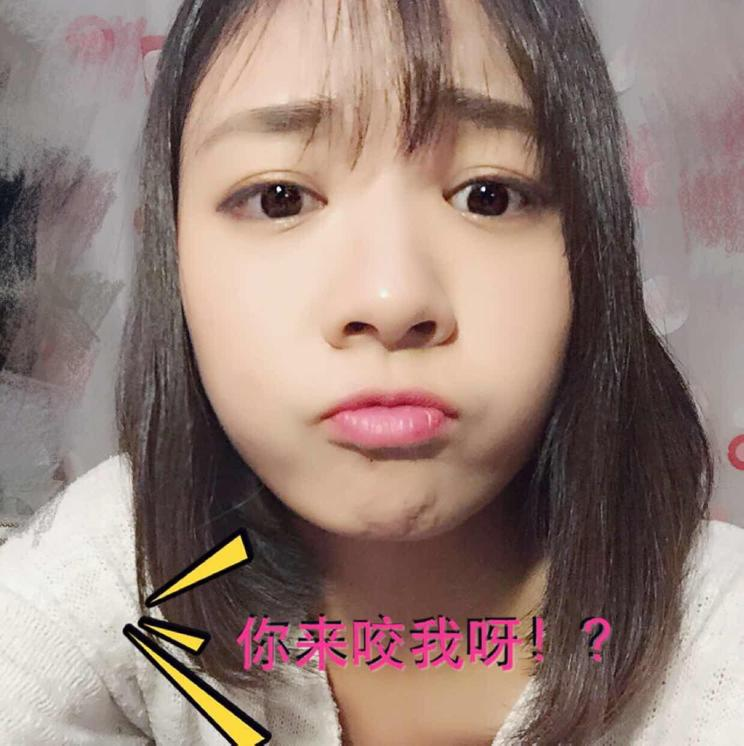
%> input picture 1.jpg, 744 x 746 px
$ octave EdgeDetection.m   (GNU Octave 9; MATLAB toolbox functions it lacks are replaced by stand-ins)
%> lines starting %> are read from the running program, lines starting %| are printed output that depends on the picture
close all;
clear all;

% read file
[FileName,PathName,~] = uigetfile('*.*');
%> the answer given: ../1.jpg
I = imread([PathName FileName]);
%> I is the input picture: size 746x744x3 uint8; mean R, G, B 149.2, 127, 119
G = rgb2gray(I)
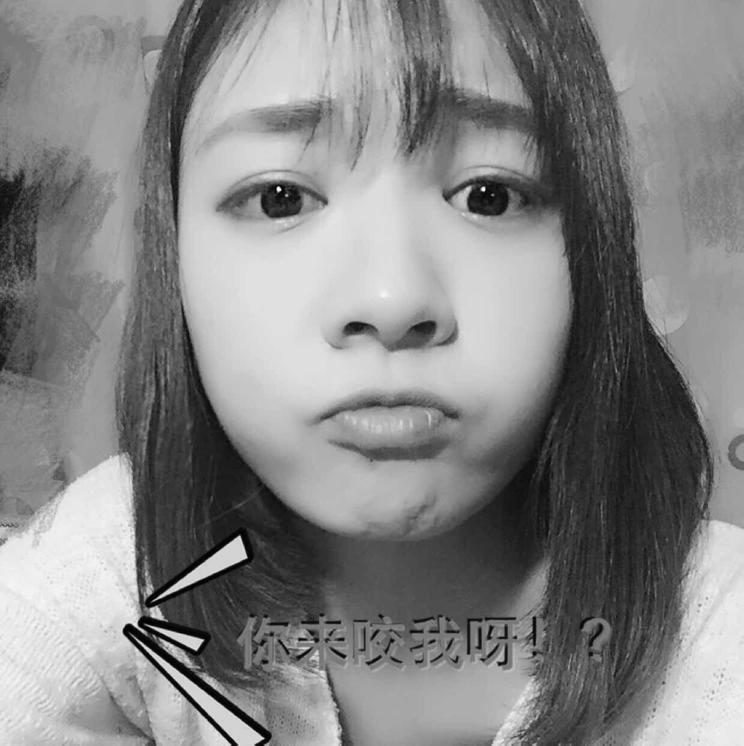
%> G: size 746x744 uint8; min 0, max 254, mean 132.7

% find the edge by Canny/Prewitt method
BW1 = edge(double(G),'canny');
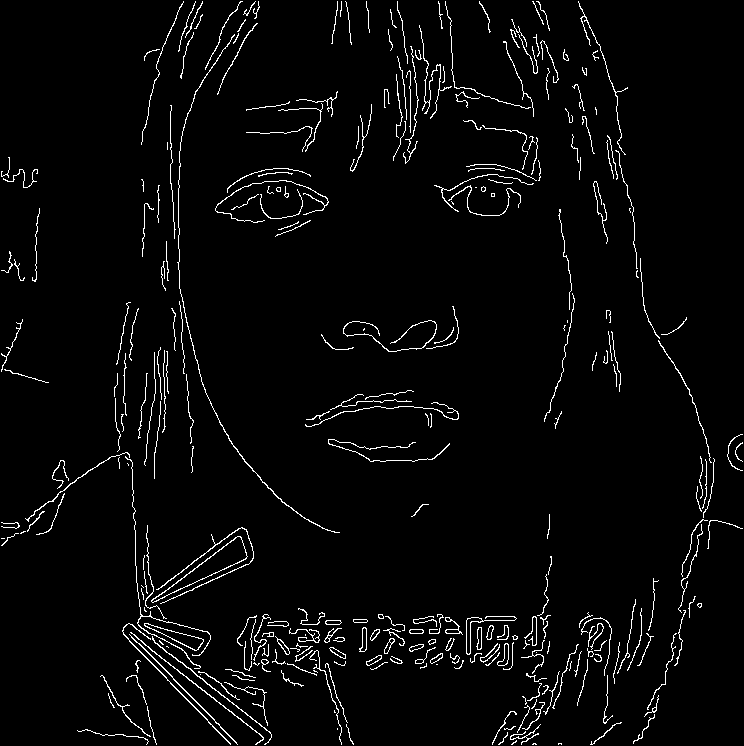
%> BW1: size 746x744 logical; 3.3% white in thin lines or dots
BW2 = edge(double(G),'prewitt');
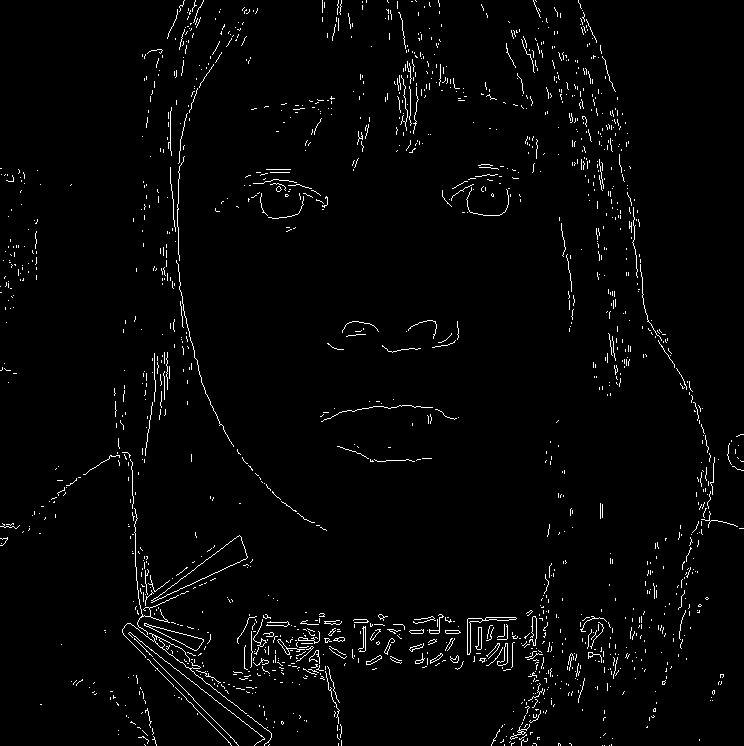
%> BW2: size 746x744 logical; 2.2% white in thin lines or dots

% display
imshowpair(BW1,BW2,'montage');
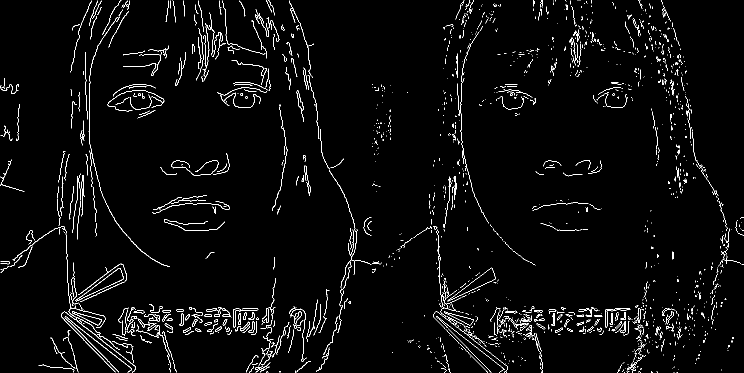
%> displayed picture: size 746x1488, on the screen's scale of 0 to 255 (shown at 1/2 size); 2.7% white in thin lines or dots
